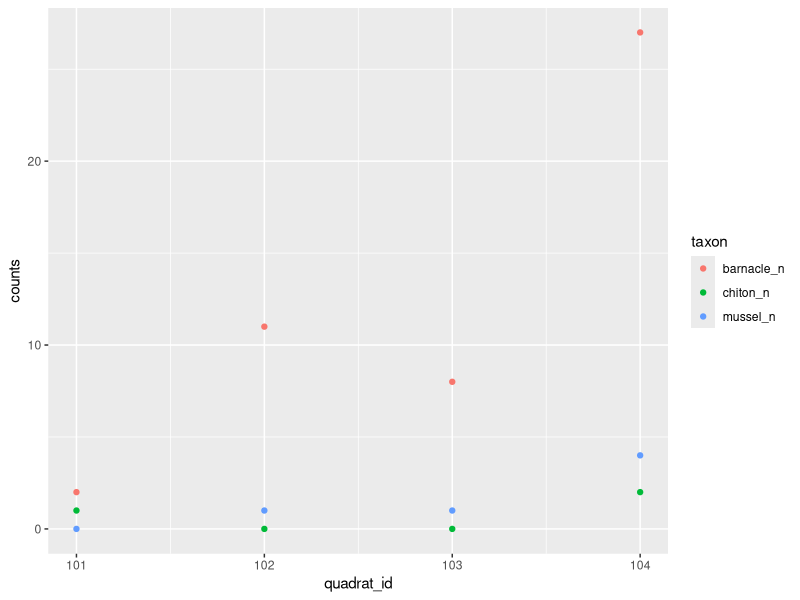

R code for this plot:
## ---- chunk 1
knitr::opts_chunk$set(fig.width=6, fig.asp = 0.618, collapse=TRUE) 
## ---- chunk 2
library(tidyverse)
data1 <- data.frame(ID = 1:2,                      # Create first example data frame
                    X1 = c("a1", "a2"),
                    stringsAsFactors = FALSE)
data2 <- data.frame(ID = 2:3,                      # Create second example data frame
                    X2 = c("b1", "b2"),
                    stringsAsFactors = FALSE)
## ---- chunk 3
# 3 equivalent ways to perform the left_join():

# Without specifying the joining variable:
data12_left = left_join(data1, data2)
# Explicitly specifying the joining variable:
data12_left = left_join(data1, data2, by="ID")
# With piping
data12_left = data1 %>%
  left_join(data2, by="ID")
data12_left

## ---- chunk 4
data12_inner = data1 %>%
  inner_join(data2, by="ID")
data12_inner
## ---- chunk 5
data12_inner = data1 %>%
  full_join(data2, by="ID")
data12_inner
## ---- chunk 6
data12_semi = data1 %>%
  semi_join(data2, by="ID")
data12_semi
## ---- chunk 7
data12_anti = data1 %>%
  anti_join(data2, by="ID")
data12_anti
## ---- chunk 8
survey = data.frame(quadrat_id = c(101, 102, 103, 104),
                    barnacle_n = c(2, 11, 8, 27),
                    chiton_n = c(1, 0, 0, 2),
                    mussel_n = c(0, 1, 1, 4))
## ---- chunk 9
long = survey %>% 
  gather("barnacle_n", "chiton_n", "mussel_n", key="taxon", value="counts")
head(long)

# Look how easy it is to plot when your data is in the long format
# Otherwise you'd need to write a new geom_point() line for each x/y combo (i.e. each species)
ggplot(aes(x=quadrat_id, y=counts, color=taxon), data=long) +
  geom_point()
## ---- chunk 10
wide = long %>%
  spread(key="taxon", value="counts")
head(wide)
